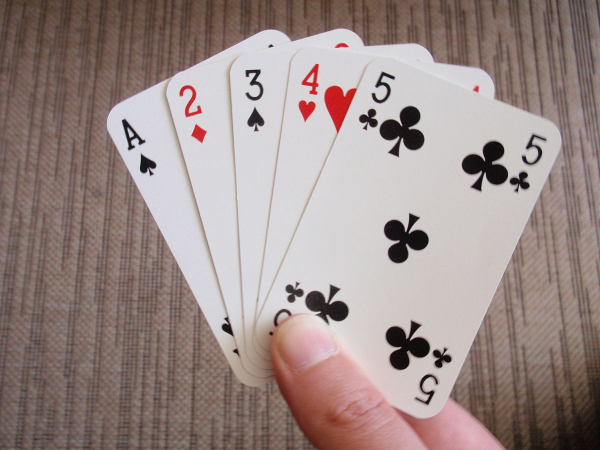
#> input picture Resources/cards.jpg, 1200 x 900 px, found by its file name (shown at 1/2 size)
$ python wrap_perspective_02.py
#> lines starting #> are read from the running program, lines starting #| are printed output that depends on the picture
### Wrap Perspective
import cv2
import numpy as np

width , height = 250, 350

img = cv2.imread('Resources/cards.jpg')
#> img is the input picture: shape (900, 1200, 3); mean B, G, R 135.8, 139.1, 155.3
pts1 = np.float32(([752,118],[1128,265],[540,668],[871,830]))
pts2 = np.float32(([0,0], [width, 0], [0,height], [width, height]))
metrix = cv2.getPerspectiveTransform(pts1, pts2)
img_out = cv2.warpPerspective(img, metrix, (width, height))
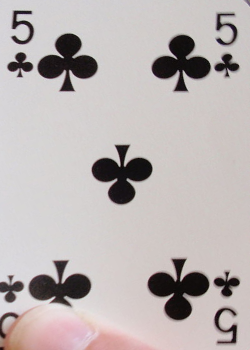
#> img_out: shape (350, 250, 3); mean B, G, R 179.6, 180.4, 187.9

cv2.imshow('Cards', img)
cv2.imshow('Cards_wrap', img_out)

cv2.waitKey(0)

$ run again, with Resources/Sleeping.jpg copied over Resources/cards.jpg
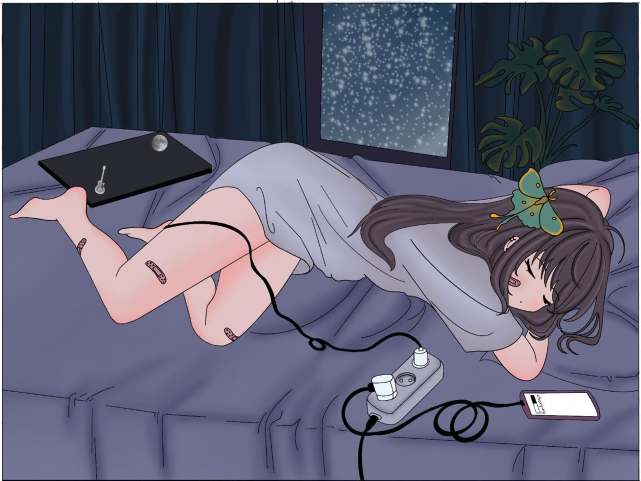
#> input picture Resources/Sleeping.jpg, 1281 x 961 px, found by its file name (shown at 1/2 size)
#> img is the input picture: shape (961, 1281, 3); mean B, G, R 114.5, 94.5, 94.2
#> `img_out = cv2.warpPerspective(img, metrix, (width, height))`:
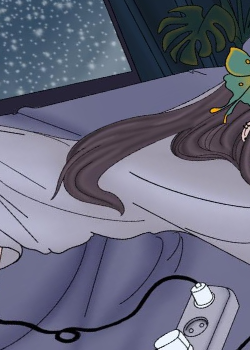
#> img_out: shape (350, 250, 3); mean B, G, R 124.7, 104.2, 102.3
